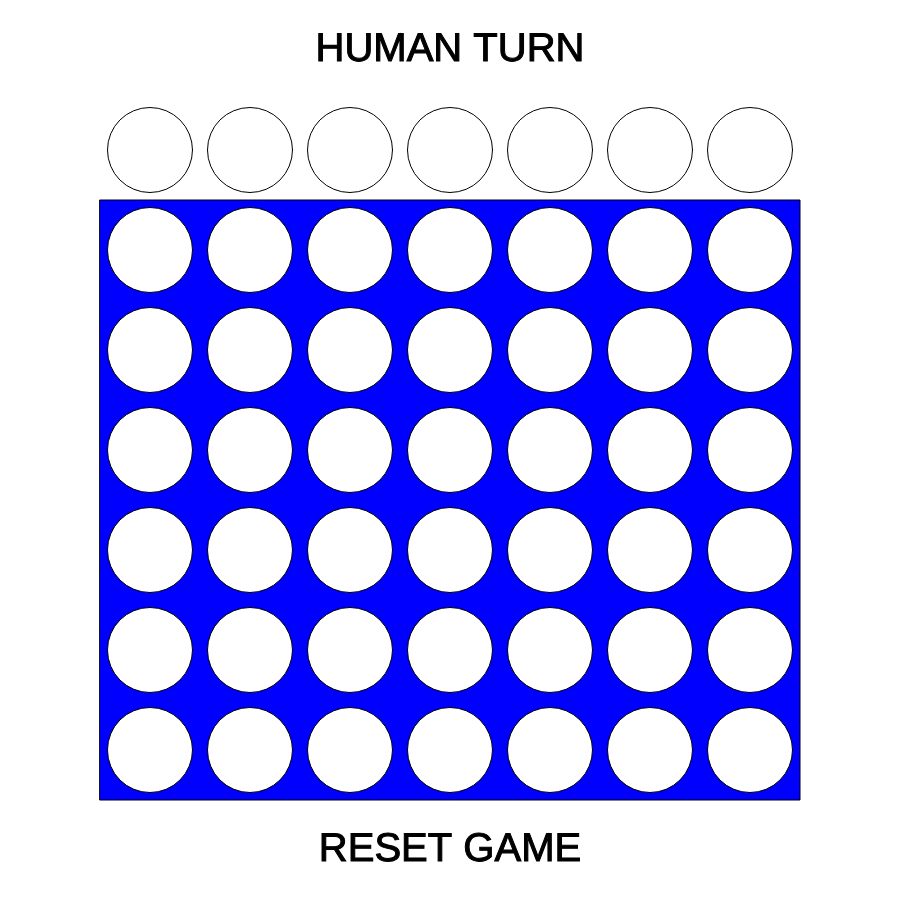
Frame 1 (no input)
Frame 60 (no input): identical to frame 1, image omitted
Frame 120 (the mouse pressed at the canvas centre since frame 60): identical to frame 1, image omitted

The p5.js sketch that drew this single still picture (run headless with seeded random() and noise() and a simulated clock; from frame 60 on, the mouse is pressed at the canvas centre):

// p5.js sketch
// ── sketch.js
const COLS = 7
const ROWS = 6

/**************************************************
 * UI CONSTANTS
 **************************************************/

const CELL_MARGIN = 15
const CELL_WIDTH = 100
const CELL_HEIGHT = CELL_WIDTH

const TOP_LABEL_HEIGHT = 100
const TOP_DROP_CIRCLES_HEIGHT = 100
const BOTTOM_LABEL_HEIGHT = 100

const BOARD_LEFT_MARGIN = 100
const BOARD_RIGHT_MARGIN = 100
const BOARD_TOP_MARGIN = TOP_LABEL_HEIGHT + TOP_DROP_CIRCLES_HEIGHT
const BOARD_BOTTOM_MARGIN = BOTTOM_LABEL_HEIGHT

const BOARD_WIDTH = (COLS * CELL_WIDTH)
const BOARD_HEIGHT = (ROWS * CELL_HEIGHT)

const CANVAS_WIDTH = BOARD_LEFT_MARGIN + BOARD_WIDTH + BOARD_RIGHT_MARGIN
const CANVAS_HEIGHT = BOARD_TOP_MARGIN + BOARD_HEIGHT + BOARD_BOTTOM_MARGIN

const EMPTY_CELL = 0
const HUMAN_CELL = 1
const COMPUTER_CELL = 2

const INCOMPLETE = 0
const HUMAN_WINS = 1
const COMPUTER_WINS = 2
const DRAW = 3

const MAX_DEPTH = 5;

/**************************************************
 * GLOBALS
 **************************************************/

var board;
var humanGoesFirst = true;
var isCurrentTurnHuman = humanGoesFirst;
var isGameComplete = false;
var animatingCol = -1;
var animatingRow = -1;

/**************************************************
 * cloneBoard()
 **************************************************/

function cloneBoard(baseBoard) {
    newBoard = [...Array(COLS)].map(() => [...Array(ROWS)].map(() => EMPTY_CELL));
    for (let col = 0; col < COLS; col++) {
        for (let row = 0; row < ROWS; row++) {
            newBoard[col][row] = baseBoard[col][row];
        }
    }
    return newBoard;
}

/**************************************************
 * MinimaxTree Class
 **************************************************/

class MinimaxTree {
    constructor(treeBoard) {      
        this.treeBoard = cloneBoard(treeBoard)
    }
  
    get bestMove() {
        var bestValue = Number.MIN_SAFE_INTEGER;
        var bestCol = 0;
        
        // For every column..
        for (let col = 0; col < COLS; col++) {
            // ..if the column has empty cells..
            if (board[col][0] == EMPTY_CELL) {
                // ..calculate the node
                let tempNode = new MinimaxNode(cloneBoard(this.treeBoard), col, false, 0);
                console.log("col = ", col, " tempNode.nodeValue = ", tempNode.nodeValue);
                
                // If we find a better move than the one we have saved, then update the bestCol
                if (tempNode.nodeValue > bestValue) {
                    bestValue = tempNode.nodeValue;
                    bestCol = col;
                }
            }
        }
        return bestCol;
    }
}

/**************************************************
 * MinimaxNode Class
 **************************************************/

class MinimaxNode {    
    constructor(nodeBoard, col, humanPlayer, depth) {        
        // Update the board with a cell at the lowest row of column 'col'
        var row = 0;
        while((nodeBoard[col][row] == EMPTY_CELL) && (row < ROWS)) {
            row++;
        }        
        nodeBoard[col][row-1] = humanPlayer ? HUMAN_CELL : COMPUTER_CELL;

        // Check the status of the board (human win, computer win, etc.
        switch (checkBoardState(nodeBoard, col)) {
            case COMPUTER_WINS : {
                // Set a high value
                this.value = 100000 - depth;
                break;               
            }
            case HUMAN_WINS : {
                // Set a low value
                this.value = -100000 + depth;
                break;               
            }
            case DRAW : {
                // Set a neutral value
                this.value = 0 - depth;
                break;
            }
            case INCOMPLETE: {
                if (depth >= MAX_DEPTH) {
                    // If we can't search any deeper, set a neutral value..
                    this.value = 0;//- depth
                } else {
                    // ..otherwise, for every column with spaces, calculate the node for the next move
                    this.childNodes = [];
                    for (let col = 0; col < COLS; col++) {
                        if (nodeBoard[col][0] == EMPTY_CELL) {
                            // Calculate value for the next node. Remember to invert 'humanPlayer' and increment 'depth'
                            this.childNodes.push(new MinimaxNode(cloneBoard(nodeBoard), col, !humanPlayer, depth + 1));
                        }
                    }
                    
                    if (this.childNodes.length == 0) {
                        // If there were no child nodes, set the value to neutral
                        this.value = 0;
                    } else {
                        if (humanPlayer) {
                            // Get the max node
                            this.value = Number.MIN_SAFE_INTEGER;
                            for (let i = 0; i < this.childNodes.length; i++) {
                                if (this.childNodes[i].nodeValue > this.value) {
                                    this.value = this.childNodes[i].nodeValue;
                                }
                            }
                        } else {
                            // Get the min node
                            this.value = Number.MAX_SAFE_INTEGER;
                            for (let i = 0; i < this.childNodes.length; i++) {
                                if (this.childNodes[i].nodeValue < this.value) {
                                    this.value = this.childNodes[i].nodeValue;
                                }
                            }
                        }                        
                    }
                }
                break;
            }
        }        
    }
    
    get nodeValue() {
        return this.value;
    }    
}

/**************************************************
 * preload()
 **************************************************/

function preload() {
}

/**************************************************
 * setup()
 **************************************************/

function setup() {
  createCanvas(CANVAS_WIDTH, CANVAS_HEIGHT);
  frameRate(30);
  
  textSize(40);
  textAlign(CENTER, CENTER);
  initialiseBoard()
}

/**************************************************
 * setTopLabel()
 **************************************************/

function setTopLabel(label_text) {
    stroke(255); // White
    fill(255);   // White
    rect(0, 0, CANVAS_WIDTH, TOP_LABEL_HEIGHT);
    stroke(0);   // Black
    fill(0);     // Black
    text(label_text, CANVAS_WIDTH / 2, TOP_LABEL_HEIGHT / 2);    
}

function setTopLabelRGB(label_text, r, g, b) {
    stroke(r,g,b); // White
    fill(r,g,b);   // White
    rect(0, 0, CANVAS_WIDTH, TOP_LABEL_HEIGHT);
    stroke(0);   // Black
    fill(0);     // Black
    text(label_text, CANVAS_WIDTH / 2, TOP_LABEL_HEIGHT / 2);    
}

/**************************************************
 * setBottomLabel()
 **************************************************/

function setBottomLabel(label_text) {
    stroke(0); // Black
    fill(0);   // Black
    text(label_text, CANVAS_WIDTH / 2, BOARD_TOP_MARGIN + BOARD_HEIGHT + (BOTTOM_LABEL_HEIGHT / 2)); 
}

/**************************************************
 * mousePressed()
 **************************************************/
 
function mousePressed() {
    // Check to see if mouse is over a drop column
    const col = getOverCellColumn();
    if (col != -1) {
        animatingCol = col;
        animatingRow = -1;
    } else if ((mouseY > BOARD_TOP_MARGIN + BOARD_HEIGHT) && (mouseY < BOARD_TOP_MARGIN + BOARD_HEIGHT + BOTTOM_LABEL_HEIGHT)) {
        // Also check if mouse is over the 'RESET' button
        humanGoesFirst = !humanGoesFirst;    // Toggle the humanGoesFirst flag so that the other player starts the next game
        isCurrentTurnHuman = humanGoesFirst; // And set the move turn
        initialiseBoard();                   // Clear the board
        isGameComplete = false;              // Set the isGameComplete flag so we can resume
        loop();                              // Finally, restart the draw() loop
    }
}

/**************************************************
 * getOverCellColumn()
 **************************************************/

function getOverCellColumn() {
    if (isCurrentTurnHuman) {
        // Check if mouse is over a drop column
        if ((mouseY > TOP_LABEL_HEIGHT) && (mouseY < BOARD_TOP_MARGIN)) {
            const col = Math.floor((mouseX - BOARD_LEFT_MARGIN) / CELL_WIDTH);
            if ((col >= 0) && (col < COLS)) {
                
                // Only return the column number if there are actually spaces into which we can drop a disk
                if (board[col][0] == EMPTY_CELL) {
                    return col;
                }
            }
        }
    }
    
    // Return -1 if it isn't
    return -1;
}

/**************************************************
 * drawBoard()
 **************************************************/

function drawBoard() {
    // Draw the white background
    background(255); // WHITE
    
    // Draw the board
    stroke(0);       // Black
    fill(0, 0, 255); // Blue
    rect(BOARD_LEFT_MARGIN, BOARD_TOP_MARGIN, BOARD_WIDTH, BOARD_HEIGHT);
    
    // Draw the labels
    setTopLabel(isCurrentTurnHuman ? "HUMAN TURN" : "COMPUTER TURN");
    setBottomLabel("RESET GAME");
    
    // Set the top row to show a cell start dropping
    let overCol = getOverCellColumn();
    for (let col = 0; col < COLS; col++) {
        for (let row = -1; row < ROWS; row++) {            
            if ((row == -1) && (col == overCol)) {
                drawCell(col, row, HUMAN_CELL);
            } else {
                drawCell(col, row, board[col][row]);
            }            
        }
    }
    
    // Show animation
    if (animatingCol != -1) {        
        drawCell(animatingCol, animatingRow, isCurrentTurnHuman ? HUMAN_CELL : COMPUTER_CELL);
        
        if ((animatingRow == ROWS -1) || (board[animatingCol][animatingRow + 1] != EMPTY_CELL)) {
            board[animatingCol][animatingRow] = isCurrentTurnHuman ? HUMAN_CELL : COMPUTER_CELL;
            
            // Clear the mouse-over cells, just incase we are stopping because someone has won
            for (let col = 0; col < COLS; col++) {            
                drawCell(animatingCol, -1, EMPTY_CELL);
            }
            
            // Update the label and isGameComplete flag if someone has won, or if there is a draw
            switch(checkBoardState(board, animatingCol)) {
                case HUMAN_WINS : {
                    isGameComplete = true;
                    setTopLabelRGB("HUMAN WINS!", 255, 0, 0); // Red
                    break;
                }
                case COMPUTER_WINS : {
                    setTopLabelRGB("COMPUTER WINS!", 255, 255, 0); // Yelllow
                    isGameComplete = true;
                    break;
                }
                case DRAW : {
                    setTopLabel("DRAW!");
                    isGameComplete = true;
                    break;
                }
                case INCOMPLETE : {
                    // If noone has won yet, and it still isn't a draw, change turns
                    isCurrentTurnHuman = !isCurrentTurnHuman;
                }
            }
            // Set the animatingCol back to -1 since we are done animating
            animatingCol = -1;
        }
        // Incrememnt the animatingRow field so that we next draw the disk on the next row
        animatingRow++;
    }
}

/**************************************************
 * drawCell()
 **************************************************/

function drawCell(col, row, cellType) {
    if (cellType == HUMAN_CELL) {
        fill(255, 0, 0);    // Red
    } else if (cellType == COMPUTER_CELL) {
        fill(255, 255, 0);  // Yellow
    } else {
        fill(255);          // White
    }    
    
    ellipse(BOARD_LEFT_MARGIN + (col * CELL_WIDTH) + (CELL_WIDTH / 2),
            BOARD_TOP_MARGIN + (row * CELL_HEIGHT) + (CELL_HEIGHT / 2),
            CELL_WIDTH - CELL_MARGIN,
            CELL_HEIGHT - CELL_MARGIN);    
}

/**************************************************
 * checkBoardState()
 **************************************************/

function checkBoardState(someBoard, latestCol) {
    // Get the location of the most recently dropped disk.
    var latestRow = 0;
    while (someBoard[latestCol][latestRow] == EMPTY_CELL) {
        latestRow++; 
    }
    const latestPiece = someBoard[latestCol][latestRow];
    
    // Horizontal check
    var horizontalCount = 1;
    for(let col = latestCol - 1; col >= 0; col--) {
        if(someBoard[col][latestRow] == latestPiece) {
            horizontalCount++;
        } else {
            break;
        }
    }
    for(let col = latestCol + 1; col < COLS; col++) {
        if(someBoard[col][latestRow] == latestPiece) {
            horizontalCount++;
        } else {
            break;
        }
    }
    
    if (horizontalCount >= 4) {
        return latestPiece == HUMAN_CELL ? HUMAN_WINS : COMPUTER_WINS;
    }
    
    // Vertical check    
    var verticalCount = 1;
    for(let row = latestRow - 1; row >= 0; row--) {
        if(someBoard[latestCol][row] == latestPiece) {
            verticalCount++;
        } else {
            break;
        }
    }
    for(let row = latestRow + 1; row < ROWS; row++) {
        if(someBoard[latestCol][row] == latestPiece) {
            verticalCount++;
        } else {
            break;
        }
    }

    if (verticalCount >= 4) {
        return latestPiece == HUMAN_CELL ? HUMAN_WINS : COMPUTER_WINS;
    }

    // Top-left to bottom-right diagonal check
    var diagonalCount = 1;
    for (let row = latestRow - 1, col = latestCol - 1; (row >= 0) && (col >= 0); row--, col--) {
        if(someBoard[col][row] == latestPiece) {
            diagonalCount++;
        } else {
            break;
        }
    }
    for (let row = latestRow + 1, col = latestCol + 1; (row < ROWS) && (col < COLS); row++, col++) {
        if(someBoard[col][row] == latestPiece) {
            diagonalCount++;
        } else {
            break;
        }
    }

    if (diagonalCount >= 4) {
        return latestPiece == HUMAN_CELL ? HUMAN_WINS : COMPUTER_WINS;
    }
    
    // Bottom-left to top-right diagonal check
    diagonalCount = 1;
    for (let row = latestRow + 1, col = latestCol - 1; (row < ROWS) && (col >= 0); row++, col--) {
        if(someBoard[col][row] == latestPiece) {
            diagonalCount++;
        } else {
            break;
        }
    }
    for (let row = latestRow - 1, col = latestCol + 1; (row >= 0) && (col < COLS); row--, col++) {
        if(someBoard[col][row] == latestPiece) {
            diagonalCount++;
        } else {
            break;
        }
    }

    if (diagonalCount >= 4) {
        return latestPiece == HUMAN_CELL ? HUMAN_WINS : COMPUTER_WINS;
    }
    
    // Draw check
    for(let col = 0; col < COLS; col++) {
        if (someBoard[col][0] == EMPTY_CELL) {
            return INCOMPLETE;
        }
    }
    
    return DRAW;
}

/**************************************************
 * draw()
 **************************************************/

function draw() {
    // If the game is complete, disable the loop
    if (isGameComplete) {
        noLoop();
    } else {
        // ..otherwise, draw the board, and if we aren't animating a move, then it must be the computer's turn
        drawBoard()
        if ((!isCurrentTurnHuman) && (animatingCol == -1)) {
            animatingCol = getComputerMove(board);
            animatingRow = -1;
        }
    }
}

/**************************************************
 * getComputerMove()
 **************************************************/

function getComputerMove(){
    var tree = new MinimaxTree(board);
    var col = tree.bestMove;
    console.log("Best move is col = ", col);
    return col;    
}

/**************************************************
 * initialise_board()
 **************************************************/

function initialiseBoard() {
   board = [...Array(COLS)].map(() => [...Array(ROWS)].map(() => EMPTY_CELL))
}
